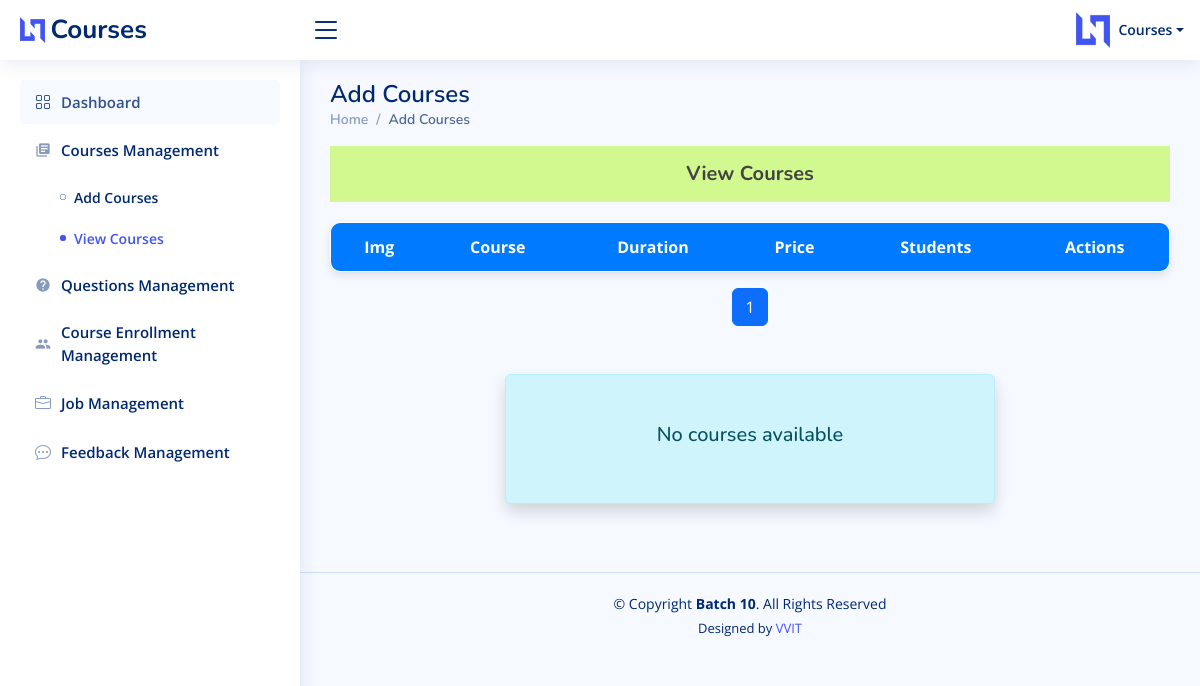
Before: /instructor/view-courses/ (signed in) with the older database file.
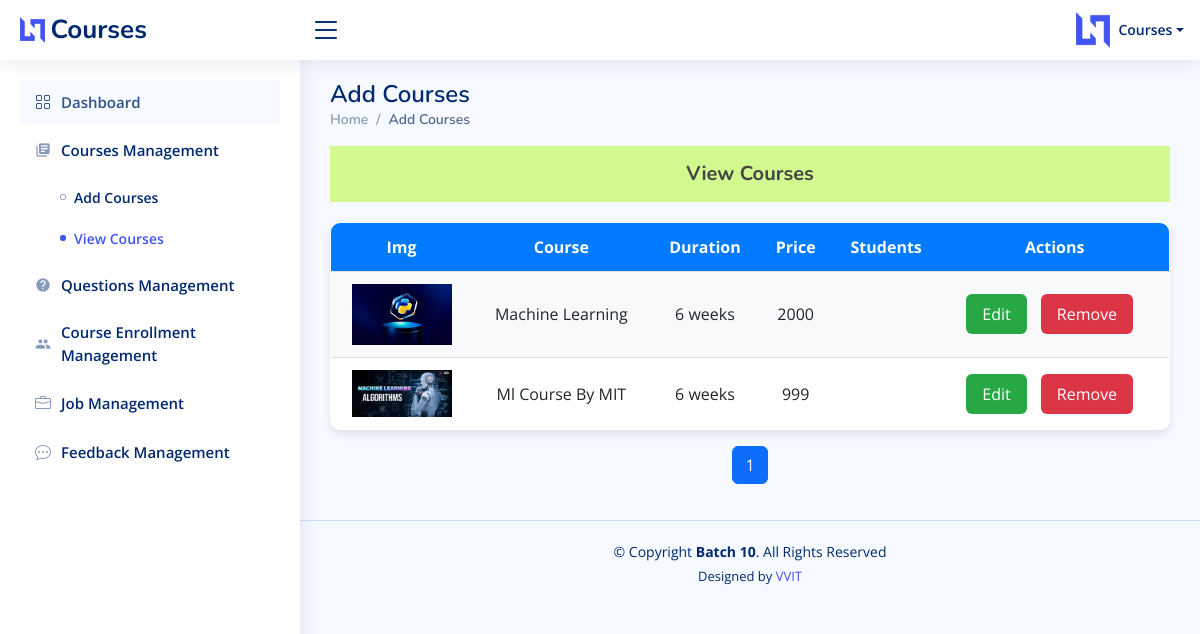
After: the same page with the newer database file.
### instructorapp/models.py (models this page shows)
class Addcourse(models.Model):
    course_id = models.AutoField(primary_key=True)
    instructor = models.ForeignKey(InstructorRegModel, on_delete=models.CASCADE)
    course_name = models.CharField(max_length=255)
    course_image = models.ImageField(upload_to='course_images/')
    course_category = models.CharField(max_length=100)
    course_language = models.CharField(max_length=100)
    course_description = models.TextField()
    video_url = models.URLField()
    duration_weeks = models.IntegerField()
    price = models.IntegerField(default=0,help_text='Enter fee ')
    added_date = models.DateField(auto_now_add=True, null=True)
    class Meta:
        db_table = 'Courses_details'

### instructorapp/views.py (the view)
# urls.py: path('instructor/view-courses/',insviews.view_courses,name="view_courses"),
def view_courses(request):
    current_logined_ins = request.session.get('ins_id_after_login')
    courses = Addcourse.objects.filter(instructor_id=current_logined_ins)
    paginator = Paginator(courses, 5)
    page_number = request.GET.get('page')
    page_obj = paginator.get_page(page_number)
    context = {'page_obj': page_obj}
    return render(request, "instructor/view-courses.html", context)

### assets/templates/instructor/view-courses.html (shortened to what the changed rows need)
{% load static %}
<!DOCTYPE html>
<html lang="en">
<head>
    <link href="{% static 'instructor/vendor/bootstrap/css/bootstrap.min.css' %}" rel="stylesheet">
    <link href="{% static 'instructor/vendor/bootstrap-icons/bootstrap-icons.css' %}" rel="stylesheet">
    <link href="{% static 'instructor/vendor/boxicons/css/boxicons.min.css' %}" rel="stylesheet">
    <link href="{% static 'instructor/vendor/quill/quill.snow.css' %}" rel="stylesheet">
    <link href="{% static 'instructor/vendor/quill/quill.bubble.css' %}" rel="stylesheet">
    <link href="{% static 'instructor/vendor/remixicon/remixicon.css' %}" rel="stylesheet">
    <link href="{% static 'instructor/vendor/simple-datatables/style.css' %}" rel="stylesheet">
    <link href="https://cdnjs.cloudflare.com/ajax/libs/select2/4.0.13/css/select2.min.css" rel="stylesheet">
    <link href="{% static 'instructor/css/style.css' %}" rel="stylesheet">
</head>
<body>
        <main id="main" class="main">
            <div class="pagetitle">
                <h1>Add Courses</h1>
            </div>
            <section class="section dashboard">
                <table class="table custom-table">
                    <thead class="table-header">
                        <tr>
                            <th>Img</th>
                            <th>Course</th>
                            <th>Duration</th>
                            <th>Price</th>
                            <th>Students</th>
                            <th>Actions</th>
                        </tr>
                    </thead>
                    <tbody>
                        {% for course in page_obj %}
                        <tr class="{% cycle 'table-row-even' 'table-row-odd' %}">
                            <td><img src="{{ course.course_image.url }}" alt="" style="max-width: 100px;"></td>
                            <td style="overflow-x: auto;">
                                {{ course.course_name }}
                            </td>
                            <td>{{ course.duration_weeks }} weeks</td>
                            <td>{{ course.price }}</td>
                            <td>{{ course.students.count }}</td>
                            <td>
                                <a href="{% url 'edit_course' course_id=course.pk %}"><button class="btn btn-info edit-btn">Edit</button></a>
                                <a href="{% url 'remove_course' course_id=course.pk %}"><button class="btn btn-danger remove-btn">Remove</button></a>
                            </td>
                        </tr>
                        {% endfor %}
                    </tbody>
                </table>
                <nav aria-label="Page navigation">
                    <ul class="pagination justify-content-center">
                        {% for num in page_obj.paginator.page_range %}
                        <li class="page-item {% if page_obj.number == num %}active{% endif %}">
                            <a class="page-link" href="?page={{ num }}">{{ num }}</a>
                        </li>
                        {% endfor %}
                    </ul>
                </nav>
                {% if page_obj.paginator.count == 0 %}
                <div class="alert alert-info m-5 p-5 mx-auto col-7 text-center shadow border-2">
                    <h5>No courses available</h5>
                </div>
                {% endif %}
            </section>
        </main>
</body>
</html>

Changed rows visible on the page:
added Addcourse: course_image (picture), course_name "Machine Learning", duration_weeks "6", price "2000"
added Addcourse: course_image (picture), course_name "Ml Course By MIT", duration_weeks "6", price "999"
Other visible differences:
text no longer shown: "No courses available"
